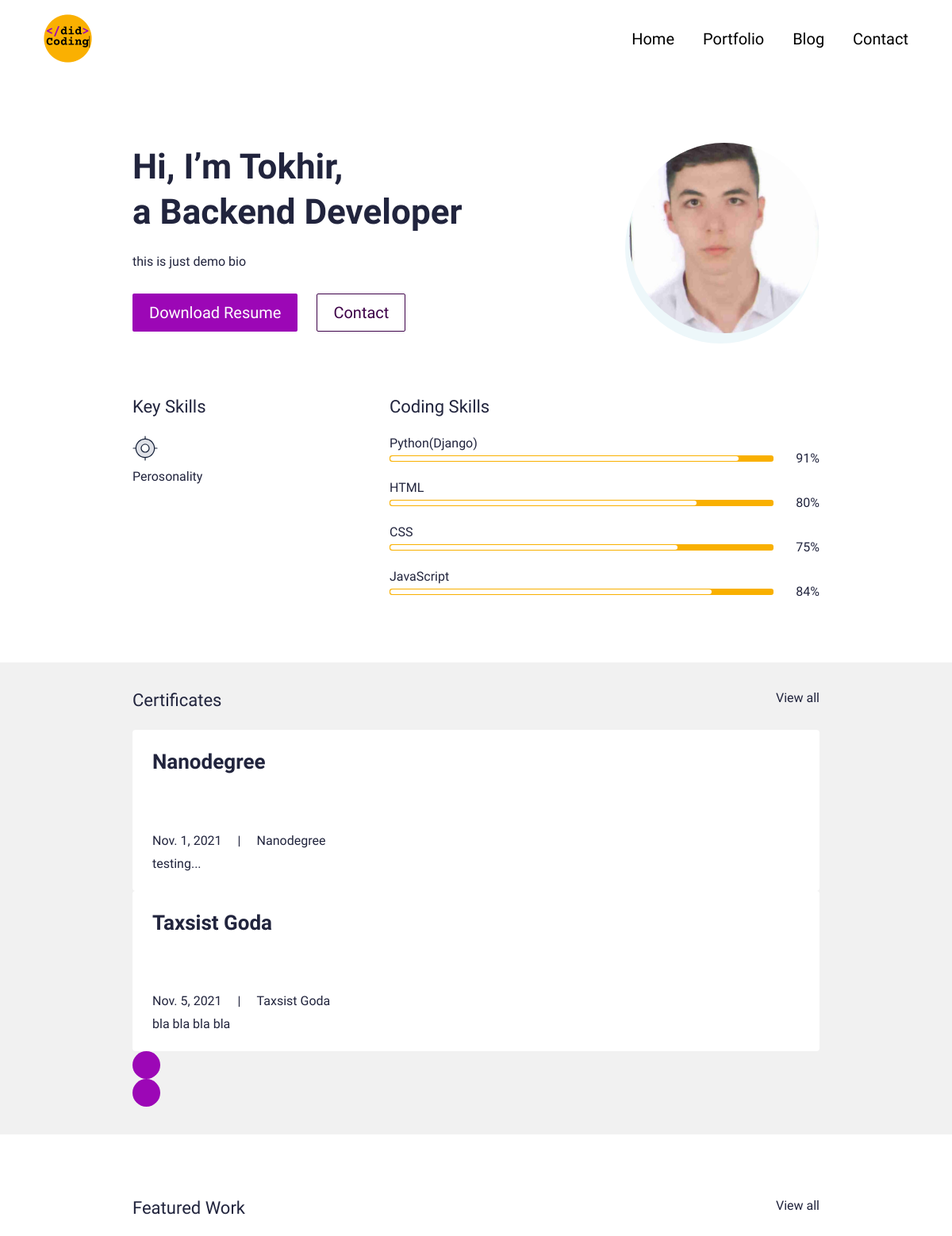
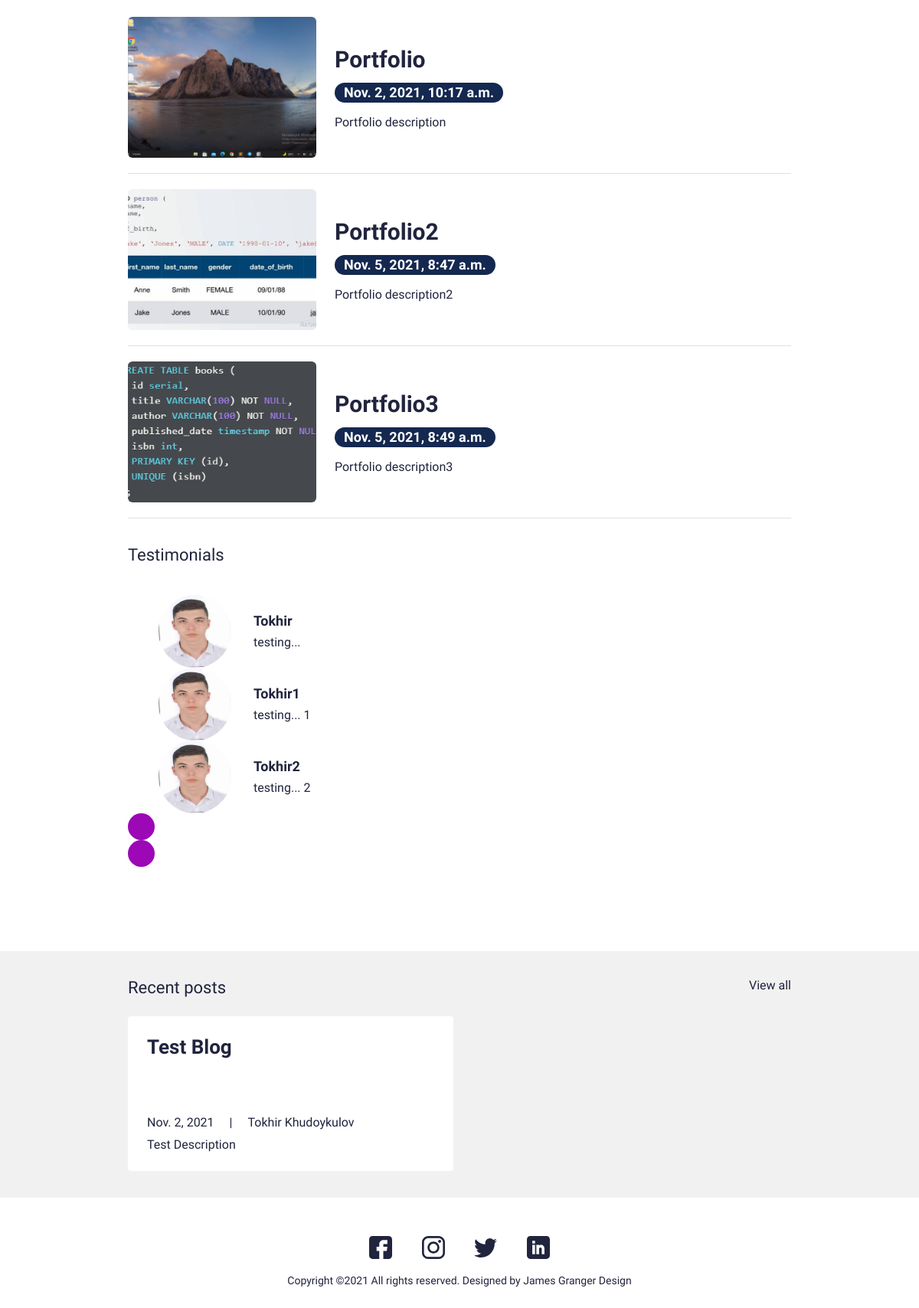
The page / on the database its author committed (2 pictures, top to bottom).
### main/models.py (models this page shows, shortened)
class UserProfile(models.Model):
	class Meta:
		verbose_name_plural = 'User Profiles'
		verbose_name = 'User Profile'
	user = models.OneToOneField(User, on_delete=models.CASCADE)
	avatar = models.ImageField(blank=True, null=True, upload_to="avatar")
	title = models.CharField(max_length=200, blank=True, null=True)
	bio = models.TextField(blank=True, null=True)
	skills = models.ManyToManyField(Skill, blank=True)
	cv = models.FileField(blank=True, null=True, upload_to="cv")

class Skill(models.Model):
	class Meta:
		verbose_name_plural = 'Skills'
		verbose_name = 'Skill'
	name = models.CharField(max_length=20, blank=True, null=True)
	score = models.IntegerField(default=80, blank=True, null=True)
	image = models.FileField(blank=True, null=True, upload_to="skills")
	is_key_skill = models.BooleanField(default=False)

class Certificate(models.Model):
	class Meta:
		verbose_name_plural = 'Certificates'
		verbose_name = 'Certificate'
	date = models.DateTimeField(blank=True, null=True)
	name = models.CharField(max_length=50, blank=True, null=True)
	title = models.CharField(max_length=200, blank=True, null=True)
	description = models.CharField(max_length=500, blank=True, null=True)
	is_active = models.BooleanField(default=True)

class Portfolio(models.Model):
	class Meta:
		verbose_name_plural = 'Portfolio Profiles'
		verbose_name = 'Portfolio'
		ordering = ['name']
	date = models.DateTimeField(blank=True, null=True)
	name = models.CharField(max_length=200, blank=True, null=True)
	description = models.CharField(max_length=500, blank=True, null=True)
	body = RichTextField(blank=True, null=True)
	image = models.ImageField(blank=True, null=True, upload_to='portfolio')
	slug = models.SlugField(blank=True, null=True)
	is_active = models.BooleanField(default=True)

class Testimonial(models.Model):
	class Meta:
		verbose_name_plural = 'Testimonials'
		verbose_name = 'Testimonail'
		ordering = ["name"]
	thumbnail = models.ImageField(blank=True, null=True, upload_to='thumbnail')
	name = models.CharField(max_length=200, blank=True, null=True)
	role = models.CharField(max_length=200, blank=True, null=True)
	quote = models.CharField(max_length=500, blank=True, null=True)
	is_active = models.BooleanField(default=True)

class Blog(models.Model):
	class Meta:
		verbose_name_plural = 'Blog Profiles'
		verbose_name = 'Blog'
		ordering = ['timestamp']
	timestamp = models.DateTimeField(auto_now_add = True)
	author = models.CharField(max_length=200, blank=True, null=True)
	name = models.CharField(max_length=200, blank=True, null=True)
	description = models.CharField(max_length=500, blank=True, null=True)
	body = RichTextField(blank=True, null=True)
	slug = models.SlugField(null=True, blank=True)
	image = models.ImageField(blank=True, null=True, upload_to='blog')
	is_active = models.BooleanField(default=True)

### main/views.py (the view)
# urls.py: path('', IndexView.as_view(), name='home'),
class IndexView(generic.TemplateView):
	template_name = 'main/index.html'
	def get_context_data(self, **kwargs):
		context = super().get_context_data(**kwargs)
		testimonials = Testimonial.objects.filter(is_active=True)
		certificates = Certificate.objects.filter(is_active=True)
		blogs = Blog.objects.filter(is_active=True)
		portfolio = Portfolio.objects.filter(is_active=True)
		context['testimonials'] = testimonials
		context['certificates'] = certificates
		context['blogs'] = blogs
		context['portfolio'] = portfolio
		return context

### resume_demo/context_processors.py (called while the page is built)
def project_context(request):
	context = {
		'me':User.objects.first(),
	}
	return context

### main/templates/main/index.html (shortened to what this page needs)
{% extends 'main/base.html' %}
{% load static %}
{% block content %}
<section>
  <div class="bannerSection">
    <div class="container">
      <div class="row g-4 g-md-3  align-items-center">
        <div class="col-md-auto order-md-last">
          <div class="bannerUserImg">
            <img src="{{ me.userprofile.avatar.url }}" alt="...">
          </div>
        </div>
        <div class="col-md">
          <div class="bannerContent">
            <h1 class="xlTitle pb-3">Hi, I’m {{ me.first_name|title }}, <br> a {{ me.userprofile.title }}</h1>
            <p>{{ me.userprofile.bio }}</p>
            <div class="bannerBtnCol">
              <div class="row">
                <div class="col-auto">
                  <a download href="{{ me.userprofile.cv.url }}" class="btn btnPrimary">Download Resume</a>
                </div>
                <div class="col-auto">
                  <a href="{% url 'main:contact' %}" class="btn btnOutline">Contact</a>
                </div>
              </div>
            </div>
          </div>
        </div>
      </div>
    </div>
  </div>
</section>
<section>
  <div class="sectionSpace pt-0">
    <div class="container">
      <div class="row">
        <div class="col-md-auto">
          <div class="keySkillCol">
            <h4 class="smTitle pb-3">Key Skills</h4>
            {% for sk in me.userprofile.skills.all %}
            {% if sk.is_key_skill %}
            <div class="keySkillCard">
              {% if sk.image %}
              <div class="ksIconCol">
                <img src="{{sk.image.url}}" alt="...">
              </div>
              {% endif %}
              <span class="ksText">{{sk.name}}</span>
            </div>
            {% endif %}
            {% endfor %}
          </div>
        </div>
        <div class="col-md">
          <h4 class="smTitle pb-3">Coding Skills</h4>
          <div class="progressCol">
            <div class="progressCard">
              {% for sk in me.userprofile.skills.all %}
              {% if sk.is_key_skill is False%}
              <div class="progressCol">
                <span class="progressLbl">{{sk.name}}</span>
                <div class="row g-2 align-items-center">
                  <div class="col">
                    <div class="progress progressStyle">
                      <div class="progress-bar" role="progressbar" style="width: {{sk.score}}%" aria-valuenow="{{sk.score}}" aria-valuemin="0" aria-valuemax="100"></div>
                    </div>
                  </div>
                  <div class="col-auto">
                    <span class="pLbl">{{sk.score}}%</span>
                  </div>
                </div>
              </div>
              {% endif %}
              {% endfor %}
            </div>
          </div>
        </div>
      </div>
    </div>
  </div>
</section>
<section>
  <div class="sectionSpaceSm lightBg">
    <div class="container">
      <div class="row pb-3">
        <div class="col">
          <h4 class="smText regular">Certificates</h4>
        </div>
        <div class="col-auto">
          <a href="javascript:void(0)" class="simpleLink">View all</a>
        </div>
      </div>
      <div class="sliderOuter">
        <div class="swiper certificatesSlider">
          <div class="swiper-wrapper">
            {% for c in certificates %}
            {% if c.is_active %}
            <div class="swiper-slide">
              <div class="cardStyle1">
                <h4 class="mdTitle cs1Title">
                  <a href="javascript:void(0)">{{ c.title }}</a>
                </h4>
                <ul class="cardOptionCol">
                  <li>{{ c.date.date }}</li>
                  <li>{{ c.title }}</li>
                </ul>
                <p>{{ c.description }}</p>
              </div>
            </div>
            {% endif %}
            {% endfor %}
          </div>
        </div>
        <div class="cert-swiper-button-next swiper-button-next swiperBtnStyle"></div>
        <div class="cert-swiper-button-prev swiper-button-prev swiperBtnStyle"></div>
      </div>
    </div>
  </div>
</section>
<section>
  <div class="sectionSpace">
    <div class="container">
      <div class="portfolioCol">
        <div class="row pb-3">
          <div class="col">
            <h4 class="smText regular">Featured Work</h4>
          </div>
          <div class="col-auto">
            <a href="{% url 'main:portfolios' %}" class="simpleLink">View all</a>
          </div>
        </div>
        {% for p in portfolio %}
        {% if p.is_active %}
        <div class="portfolioCard">
          <div class="row g-4 align-items-center">
            <div class="col-md-auto">
              <div class="portfolioImgCol">
                <a href="{% url 'main:portfolio' slug=p.slug %}"><img src="{{ p.image.url }}" alt="..."></a>
              </div>
            </div>
            <div class="col-md">
              <div class="portfolioContentCol">
                <h4 class="lgTitle"><a href="{% url 'main:portfolio' slug=p.slug %}">{{ p.name }}</a></h4>
                <ul class="portfolioOption">
                  <li><span class="dateLbl">{{ p.date }}</span></li>
                </ul>
                <p>{{ p.description }}</p>
              </div>
            </div>
          </div>
        </div>
        {% endif %}
        {% endfor %}
      </div>
      <div class="testimonialCol">
        <h4 class="smText regular d-block">Testimonials</h4>
        <div class="testimonialSlider">
          <div class="swiper testimonialSwiper">
            <div class="swiper-wrapper">
              {% for t in testimonials %}
              {% if t.is_active %}
              <div class="swiper-slide">
                <div class="testimonialCard">
                  <div class="row align-items-center">
                    <div class="col-sm-auto">
                      <div class="tImgCol">
                        <img src="{{ t.thumbnail.url }}" alt="...">
                      </div>
                    </div>
                    <div class="col-sm">
                      <div class="tContentCol">
                        <h4 class="xsTitle bold">{{ t.name }}</h4>
                        <p>{{ t.quote }}</p>
                      </div>
                    </div>
                  </div>
                </div>
              </div>
              {% endif %}
              {% endfor %}
            </div>
            <div class="test-swiper-button-next swiper-button-next swiperBtnStyle"></div>
            <div class="test-swiper-button-prev swiper-button-prev swiperBtnStyle"></div>
          </div>
        </div>
      </div>
    </div>
  </div>
</section>
<section>
  <div class="sectionSpaceSm lightBg">
    <div class="container">
      <div class="row pb-3">
        <div class="col">
          <h4 class="smText regular">Recent posts</h4>
        </div>
        <div class="col-auto">
          <a href="{% url 'main:blogs' %}" class="simpleLink">View all</a>
        </div>
      </div>
      <div class="row g-3">
        {% for b in blogs %}
        {% if b.is_active %}
        <div class="col-lg-6">
          <div class="cardStyle1">
            <h4 class="mdTitle cs1Title"><a href="{% url 'main:blog' slug=b.slug %}">{{b.name}}</a></h4>
            <ul class="cardOptionCol">
              <li>{{b.timestamp.date}}</li>
              <li>{{b.author}}</li>
            </ul>
            <p>{{b.description}}</p>
          </div>
        </div>
        {% endif %}
        {% endfor %}
      </div>
    </div>
  </div>
</section>
{% endblock %}

### main/templates/main/base.html (shortened to what this page needs)
{% load static %}
<!doctype html>
<html lang="en">
  <head>
    <link href="{% static 'css/bootstrap.min.css' %}" rel="stylesheet">
    <link rel="stylesheet" href="https://unpkg.com/swiper@7.0.5/swiper-bundle.min.css">
    <link href="{% static 'css/style.css' %}" rel="stylesheet">
  </head>
  <body>
    {% include 'main/partials/nav.html' %}
    {% block content %}{% endblock %}
    {% include 'main/partials/footer.html' %}
  </body>
</html>

### main/templates/main/partials/nav.html (shortened to what this page needs)
{% load static %}
<header>
  <div class="headerCol">
    <div class="container-fluid">
      <div class="row align-items-center">
        <div class="col-auto">
          <div class="logoCol"><a href="{% url 'main:home' %}"><img src="{% static 'images/logo.png' %}" alt="..."></a></div>
        </div>
        <div class="col">
          <div class="navCollapseCol">
            <div class="navCol">
              <ul>
                <li><a href="{% url 'main:home' %}">Home</a></li>
                <li><a href="{% url 'main:portfolios' %}">Portfolio</a></li>
                <li><a href="{% url 'main:blogs' %}">Blog</a></li>
                <li><a href="{% url 'main:contact' %}">Contact</a></li>
              </ul>
            </div>
          </div>
        </div>
      </div>
    </div>
  </div>
</header>

### main/templates/main/partials/footer.html
{% load static %}
<footer>
  <div class="footerCol">
    <div class="container">
      <ul class="socialCol">
        <li><a href="javascript:void(0)"><img src="{% static 'images/fb.svg' %}" alt="..."></a></li>
        <li><a href="javascript:void(0)"><img src="{% static 'images/insta.svg' %}" alt="..."></a></li>
        <li><a href="javascript:void(0)"><img src="{% static 'images/twitter.svg' %}" alt="..."></a></li>
        <li><a href="javascript:void(0)"><img src="{% static 'images/linkedin.svg' %}" alt="..."></a></li>
      </ul>
      <div class="copyrightCol">
        <p>Copyright ©{% now 'Y' %} All rights reserved. Designed by <a href="https://jamesgrangerdesign.co.uk/" target="_blank">James Granger Design</a></p>
      </div>
    </div>
  </div>
</footer>

### rows shown on the page
Skill: image (picture), name "Perosonality"
Skill: name "Python(Django)", score "91"
Skill: name "HTML", score "80"
Skill: name "CSS", score "75"
Skill: name "JavaScript", score "84"
Certificate: title "Nanodegree", date "Nov. 1, 2021", description "testing..."
Certificate: title "Taxsist Goda", date "Nov. 5, 2021", description "bla bla bla bla"
Portfolio: image (picture), name "Portfolio", date "Nov. 2, 2021, 10:17 a.m.", description "Portfolio description"
Portfolio: image (picture), name "Portfolio2", date "Nov. 5, 2021, 8:47 a.m.", description "Portfolio description2"
Portfolio: image (picture), name "Portfolio3", date "Nov. 5, 2021, 8:49 a.m.", description "Portfolio description3"
Testimonial: thumbnail (picture), name "Tokhir", quote "testing..."
Testimonial: thumbnail (picture), name "Tokhir1", quote "testing... 1"
Testimonial: thumbnail (picture), name "Tokhir2", quote "testing... 2"
Blog: name "Test Blog", timestamp "Nov. 2, 2021", author "Tokhir Khudoykulov", description "Test Description"

### other values the page prints
{{ me.first_name|title }} "Tokhir"
{{ me.userprofile.title }} "Backend Developer"
{{ me.userprofile.bio }} "this is just demo bio"
